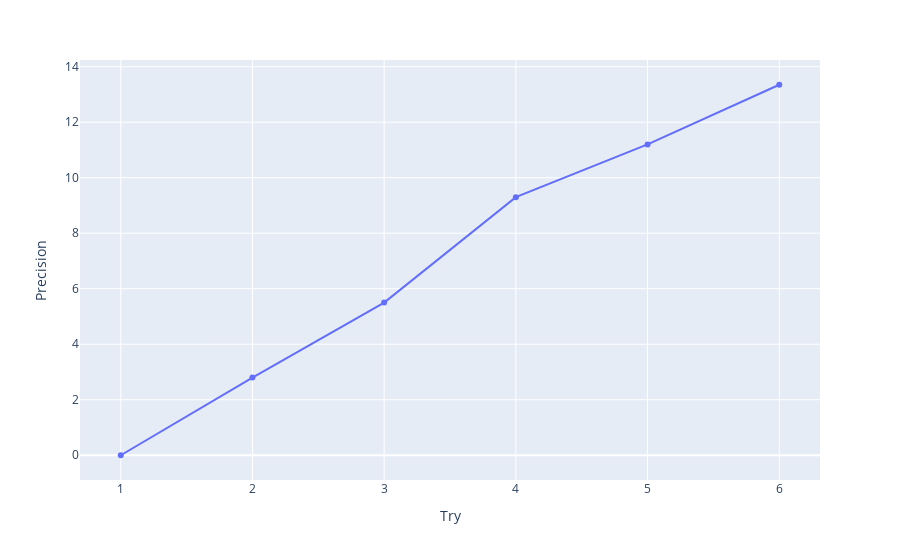

Notebook source saved alongside this figure:
### Code cell
line_plot_df = pd.DataFrame(dict(Precision = y, Try = x))
line_plot_df["symbol"] = ""
# line_plot_df["line"] = '10'
px.line(line_plot_df, x="Try", y="Precision", symbol="symbol")

### Figure 1 — Plotly figure (JSON) as saved in the notebook; plotly's stock layout.template omitted (floating-point values rounded to 4 significant figures)
{"data": [{"hovertemplate": "symbol=<br>Try=%{x}<br>Precision=%{y}<extra></extra>", "legendgroup": "", "line": {"color": "#636efa", "dash": "solid"}, "marker": {"symbol": "circle"}, "mode": "lines+markers", "name": "", "orientation": "v", "showlegend": false, "type": "scatter", "x": [1, 2, 3, 4, 5, 6], "xaxis": "x", "y": [0, 2.8, 5.5, 9.3, 11.2, 13.35], "yaxis": "y"}], "layout": {"legend": {"title": {"text": "symbol"}, "tracegroupgap": 0}, "margin": {"t": 60}, "xaxis": {"anchor": "y", "domain": [0, 1], "title": {"text": "Try"}}, "yaxis": {"anchor": "x", "domain": [0, 1], "title": {"text": "Precision"}}}}
